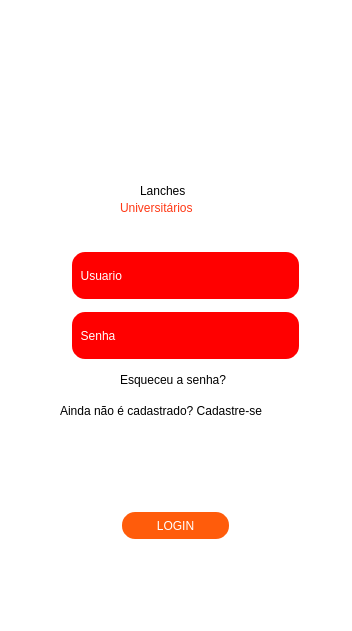
<?xml version="1.0" encoding="UTF-8"?>
<ui version="4.0">
 <class>MainWindow</class>
 <widget class="QMainWindow" name="MainWindow">
  <property name="geometry">
   <rect>
    <x>0</x>
    <y>0</y>
    <width>352</width>
    <height>631</height>
   </rect>
  </property>
  <property name="windowTitle">
   <string>MainWindow</string>
  </property>
  <property name="styleSheet">
   <string notr="true">background-color: rgb(255, 255, 255);</string>
  </property>
  <widget class="QWidget" name="centralwidget">
   <widget class="QPushButton" name="pushButton">
    <property name="geometry">
     <rect>
      <x>120</x>
      <y>510</y>
      <width>111</width>
      <height>31</height>
     </rect>
    </property>
    <property name="styleSheet">
     <string notr="true">background-color: rgb(255, 92, 11);
color: rgb(255, 255, 255);
font: 75 11pt &quot;Arial&quot;;
border-radius: 15px;
border-style: outset;
border-width: 2px;
border-color: rgb(255, 255, 255);
</string>
    </property>
    <property name="text">
     <string>LOGIN</string>
    </property>
   </widget>
   <widget class="QLineEdit" name="lineEdit">
    <property name="geometry">
     <rect>
      <x>70</x>
      <y>250</y>
      <width>231</width>
      <height>51</height>
     </rect>
    </property>
    <property name="styleSheet">
     <string notr="true">background-color: rgb(255, 0, 0);
font: 8pt &quot;MS Shell Dlg 2&quot;;
color: rgb(255, 255, 255);
font: 75 12pt &quot;Arial&quot;;
border-radius: 15px;
border-style: outset;
border-width: 2px;
border-color: rgb(255, 255, 255);




</string>
    </property>
    <property name="text">
     <string>  Usuario</string>
    </property>
   </widget>
   <widget class="QLineEdit" name="lineEdit_2">
    <property name="geometry">
     <rect>
      <x>70</x>
      <y>310</y>
      <width>231</width>
      <height>51</height>
     </rect>
    </property>
    <property name="styleSheet">
     <string notr="true">background-color: rgb(255, 0, 0);
color: rgb(255, 255, 255);
font: 75 12pt &quot;Arial&quot;;
border-radius: 15px;
border-style: outset;
border-width: 2px;
border-color: rgb(255, 255, 255);
</string>
    </property>
    <property name="text">
     <string>  Senha</string>
    </property>
   </widget>
   <widget class="QLabel" name="label">
    <property name="geometry">
     <rect>
      <x>120</x>
      <y>370</y>
      <width>141</width>
      <height>20</height>
     </rect>
    </property>
    <property name="styleSheet">
     <string notr="true">font: 75 8pt &quot;Arial&quot;;
font: 75 9pt &quot;Arial&quot;;</string>
    </property>
    <property name="text">
     <string>Esqueceu a senha?</string>
    </property>
   </widget>
   <widget class="QLabel" name="label_2">
    <property name="geometry">
     <rect>
      <x>60</x>
      <y>400</y>
      <width>251</width>
      <height>21</height>
     </rect>
    </property>
    <property name="styleSheet">
     <string notr="true">font: 75 10pt &quot;Arial&quot;;
font: 9pt &quot;MS Shell Dlg 2&quot;;</string>
    </property>
    <property name="text">
     <string>Ainda não é cadastrado? Cadastre-se </string>
    </property>
   </widget>
   <widget class="QLabel" name="label_3">
    <property name="geometry">
     <rect>
      <x>140</x>
      <y>180</y>
      <width>81</width>
      <height>21</height>
     </rect>
    </property>
    <property name="styleSheet">
     <string notr="true">font: 75 11pt &quot;Arial&quot;;</string>
    </property>
    <property name="text">
     <string>Lanches</string>
    </property>
   </widget>
   <widget class="QLabel" name="label_4">
    <property name="geometry">
     <rect>
      <x>120</x>
      <y>200</y>
      <width>131</width>
      <height>16</height>
     </rect>
    </property>
    <property name="styleSheet">
     <string notr="true">color: rgb(255, 56, 21);
font: 75 12pt &quot;Arial&quot;;</string>
    </property>
    <property name="text">
     <string>Universitários</string>
    </property>
   </widget>
   <widget class="QLabel" name="label_7">
    <property name="geometry">
     <rect>
      <x>50</x>
      <y>430</y>
      <width>261</width>
      <height>31</height>
     </rect>
    </property>
    <property name="text">
     <string/>
    </property>
    <property name="pixmap">
     <pixmap>../../Downloads/Imagem1.png</pixmap>
    </property>
   </widget>
   <widget class="QLabel" name="label_5">
    <property name="geometry">
     <rect>
      <x>50</x>
      <y>470</y>
      <width>261</width>
      <height>31</height>
     </rect>
    </property>
    <property name="text">
     <string/>
    </property>
    <property name="pixmap">
     <pixmap>../../Downloads/Imagem2.jpg</pixmap>
    </property>
   </widget>
   <widget class="QLabel" name="label_6">
    <property name="geometry">
     <rect>
      <x>0</x>
      <y>0</y>
      <width>71</width>
      <height>71</height>
     </rect>
    </property>
    <property name="text">
     <string/>
    </property>
    <property name="pixmap">
     <pixmap>../../Downloads/Imagem3.png</pixmap>
    </property>
   </widget>
   <widget class="QLabel" name="label_8">
    <property name="geometry">
     <rect>
      <x>270</x>
      <y>0</y>
      <width>81</width>
      <height>61</height>
     </rect>
    </property>
    <property name="text">
     <string/>
    </property>
    <property name="pixmap">
     <pixmap>../../Downloads/Imagem4.png</pixmap>
    </property>
   </widget>
   <widget class="QLabel" name="label_9">
    <property name="geometry">
     <rect>
      <x>0</x>
      <y>180</y>
      <width>81</width>
      <height>61</height>
     </rect>
    </property>
    <property name="text">
     <string/>
    </property>
    <property name="pixmap">
     <pixmap>../../Downloads/Imagem5.png</pixmap>
    </property>
   </widget>
   <widget class="QLabel" name="label_10">
    <property name="geometry">
     <rect>
      <x>260</x>
      <y>140</y>
      <width>111</width>
      <height>91</height>
     </rect>
    </property>
    <property name="text">
     <string/>
    </property>
    <property name="pixmap">
     <pixmap>../../Downloads/Imagem6.png</pixmap>
    </property>
   </widget>
   <widget class="QLabel" name="label_11">
    <property name="geometry">
     <rect>
      <x>90</x>
      <y>10</y>
      <width>161</width>
      <height>171</height>
     </rect>
    </property>
    <property name="text">
     <string/>
    </property>
    <property name="pixmap">
     <pixmap>../../Downloads/Imagem7.png</pixmap>
    </property>
   </widget>
   <widget class="QLabel" name="label_12">
    <property name="geometry">
     <rect>
      <x>20</x>
      <y>560</y>
      <width>321</width>
      <height>21</height>
     </rect>
    </property>
    <property name="font">
     <font>
      <pointsize>10</pointsize>
     </font>
    </property>
    <property name="styleSheet">
     <string notr="true">color: rgb(255, 85, 0);</string>
    </property>
    <property name="text">
     <string/>
    </property>
   </widget>
  </widget>
  <widget class="QMenuBar" name="menubar">
   <property name="geometry">
    <rect>
     <x>0</x>
     <y>0</y>
     <width>352</width>
     <height>26</height>
    </rect>
   </property>
  </widget>
  <widget class="QStatusBar" name="statusbar"/>
 </widget>
 <resources/>
 <connections/>
</ui>
